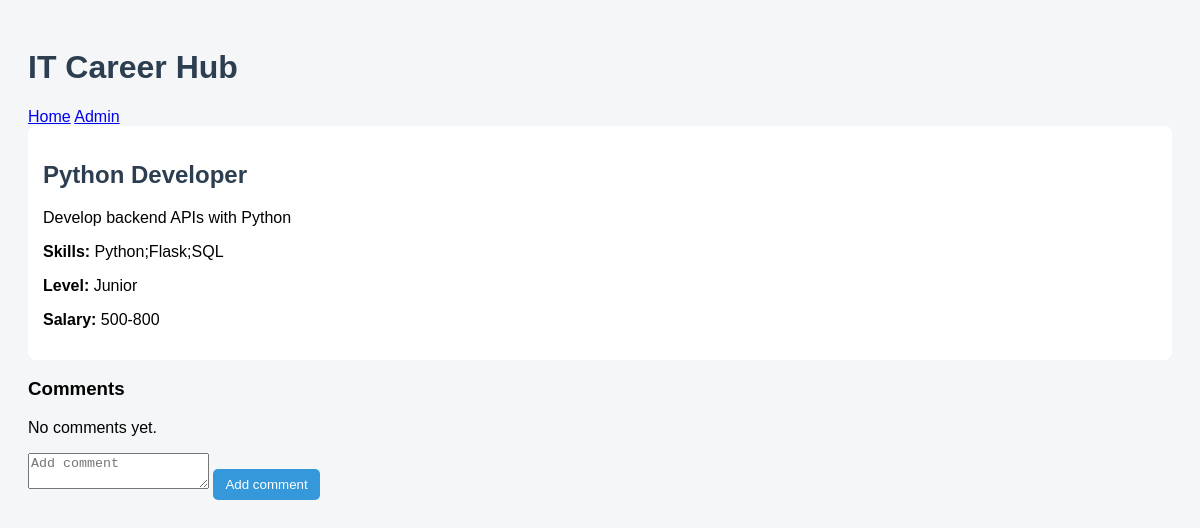
The app's page /career/2 with its own data.
### tables this page shows
CREATE TABLE careers (
            id INTEGER PRIMARY KEY AUTOINCREMENT,
            title TEXT,
            description TEXT,
            skills TEXT,
            level TEXT,
            salary TEXT
        );

### app.py (the view, shortened to what this page needs)
@app.route("/career/<int:id>", methods=["GET", "POST"])
def career(id):
    conn = get_db()
    career = conn.execute(
        "SELECT * FROM careers WHERE id = ?", (id,)
    ).fetchone()
    comments = conn.execute(
        "SELECT * FROM comments WHERE career_id = ?", (id,)
    ).fetchall()
    conn.close()
    return render_template("career.html", career=career, comments=comments)

### app.py (called while the page is built)
def get_db():
    conn = sqlite3.connect("database.db")
    conn.row_factory = sqlite3.Row
    return conn

### templates/career.html
{% extends "base.html" %}
{% block content %}
<div class="card">
    <h2>{{ career.title }}</h2>
    <p>{{ career.description }}</p>
    <p><b>Skills:</b> {{ career.skills }}</p>
    <p><b>Level:</b> {{ career.level }}</p>
    <p><b>Salary:</b> {{ career.salary }}</p>
</div>
<h3>Comments</h3>
{% for comment in comments %}
<div class="comment">{{ comment.text }}</div>
{% else %}
<p>No comments yet.</p>
{% endfor %}
<form method="post">
    <textarea name="text" placeholder="Add comment"></textarea>
    <button>Add comment</button>
</form>
{% endblock %}

### static/style.css (style rules this page uses)
body { font-family: Arial; background: #f4f6f8; padding: 20px; }
h1, h2 { color: #2c3e50; }
.card { background: white; padding: 15px; margin-bottom: 10px; border-radius: 8px; }
button { padding: 8px 12px; background: #3498db; color: white; border: none; border-radius: 5px; }

### records on screen
careers: title "Python Developer", description "Develop backend APIs with Python", skills "Python;Flask;SQL", level "Junior", salary "500-800"
